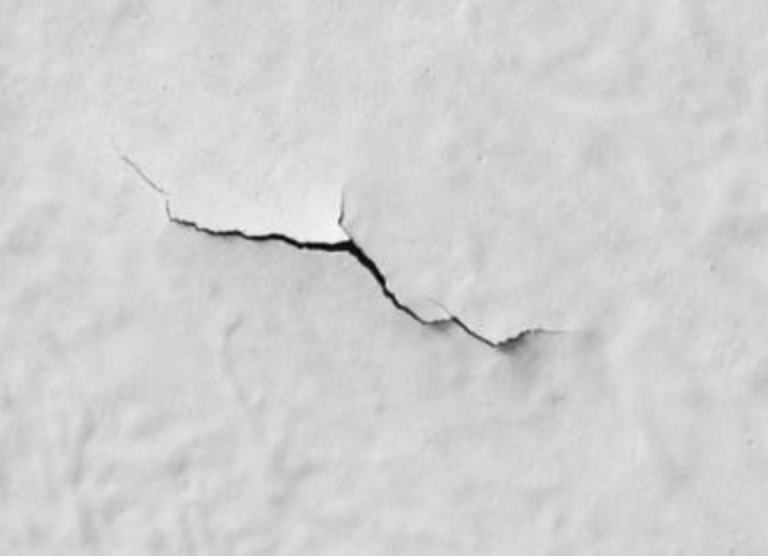
#> input picture picture/demo.png, 768 x 556 px
$ python '平滑处理.py'
#> lines starting #> are read from the running program, lines starting #| are printed output that depends on the picture
import cv2
import numpy as np

'''                                                 各种滤波                                        '''

# o = cv2.imread("picture/噪声lena.jpg")
# img = cv2.imread("picture/Black_White.jpg")

o = cv2.imread("picture/demo.png", 0)
#> o is the input picture: shape (556, 768); min 4, max 249, mean 209.4
'''均值滤波cv2.blur( src, Ksize )'''
blur_r3 = cv2.blur(o, (3, 3))
blur_r5 = cv2.blur(o, (5, 5))
blur_r9 = cv2.blur(o, (9, 9))

'''方框滤波cv2.boxFilter( src, ddepth, Ksize [,normalize]),normalize默认为1，表示加和取平均，0表示加和'''
boxF_r3 = cv2.boxFilter(o, -1, (2, 2), normalize=0)
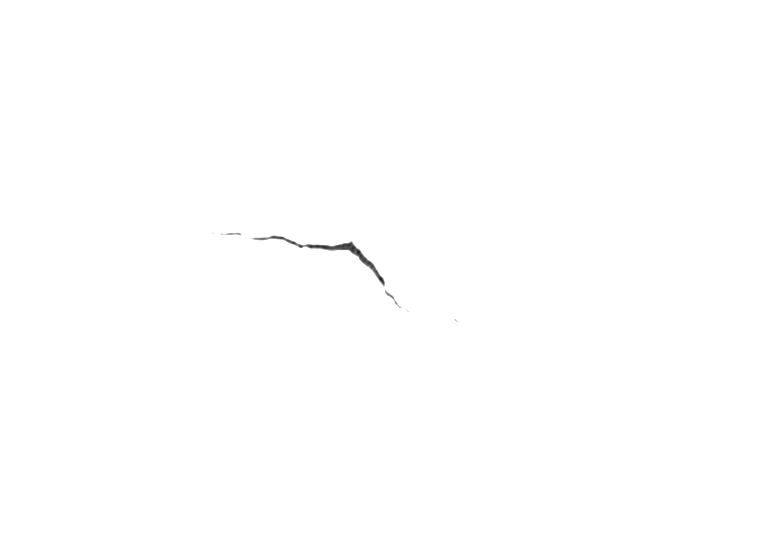
#> boxF_r3: shape (556, 768); min 29, max 255, mean 254.8
boxF_r5 = cv2.boxFilter(o, -1, (5, 5), normalize=1)
boxF_r9 = cv2.boxFilter(o, -1, (9, 9), normalize=1)

'''高斯滤波cv2.GaussianBlur( src, Ksize, 0, 0),每个Ksize有不同的权重'''
Gs_r3 = cv2.GaussianBlur(o, (3, 3), 0, 0)
Gs_r5 = cv2.GaussianBlur(o, (5, 5), 0, 0)
Gs_r9 = cv2.GaussianBlur(o, (9, 9), 0, 0)

'''中值滤波cv2.medianBlur( src, Ksize ),取K范围内的所有值，然后排序取中间的值作为目标值'''
mdb_r3 = cv2.medianBlur(o, 3)
mdb_r5 = cv2.medianBlur(o, 5)
mdb_r9 = cv2.medianBlur(o, 9)

"r3效果最好"
'''双边滤波cv2.bilateralFilter( src, d, sigmaColor, sigmaSpace[, borderType] ),对于色彩差距大的权重给的小'''
blf_r3 = cv2.bilateralFilter(o, 25, 100, 100)

blf_r5 = cv2.GaussianBlur(o, (5, 5), 0, 0)
blf_r9 = cv2.boxFilter(o, -1, (5, 5))

'''自定义卷积核cv2.filter2D( src, ddepth, kernel ),可以自定义kernel'''
kernel3 = np.ones((3, 3), np.float32) / 9
kernel5 = np.ones((5, 5), np.float32) / 25
kernel9 = np.ones((9, 9), np.float32) / 81

r3 = cv2.filter2D(o, -1, kernel3)
r5 = cv2.filter2D(o, -1, kernel5)
r9 = cv2.filter2D(o, -1, kernel9)

cv2.imshow("original", o)
cv2.imshow("blur", blur_r9)
cv2.imshow("boxFilter", boxF_r9)
cv2.imshow("Gassianblur", Gs_r9)
cv2.imshow("medianblur", mdb_r9)
cv2.imshow("bilateralFilter", blf_r9)

cv2.waitKey()
cv2.destroyAllWindows()
